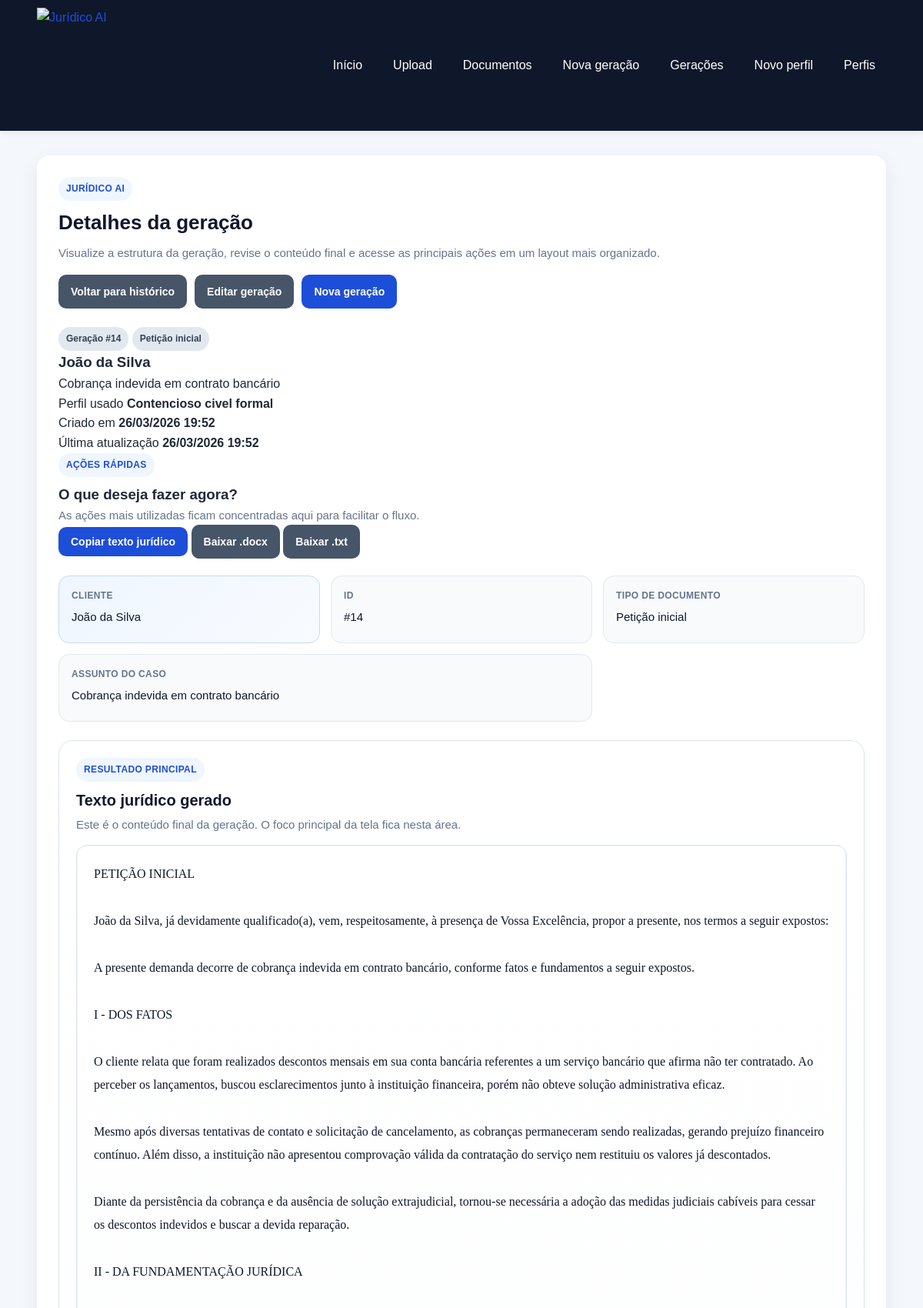
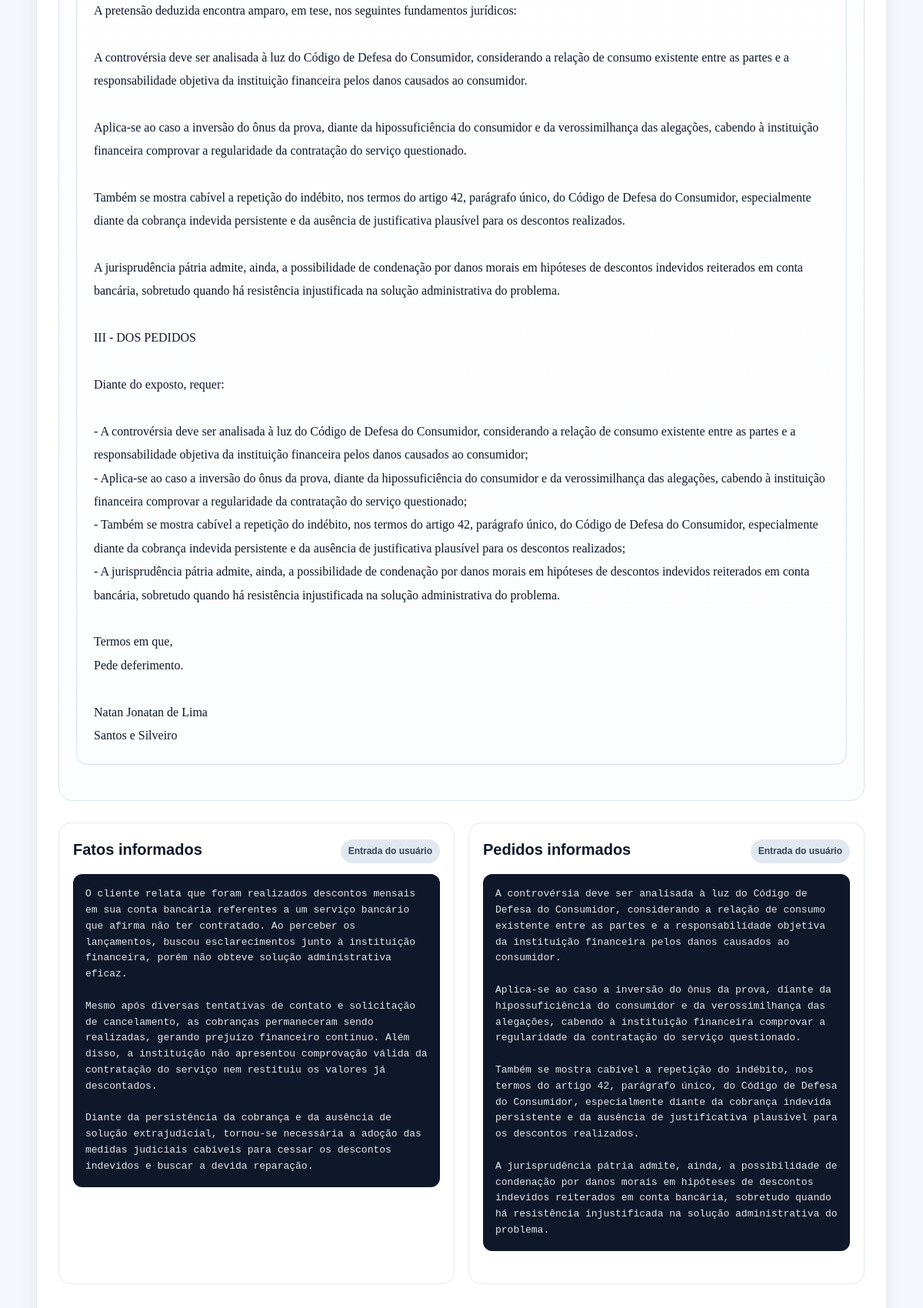
/generations/14 (upper part), run on the app's committed database (2 pictures, top to bottom).
### app/models/generation.py (models this page shows)
class Generation(Base):
    __tablename__ = "generations"
    id = Column(Integer, primary_key=True, index=True)
    client_name = Column(String(255), nullable=False)
    document_type = Column(String(255), nullable=False)
    case_subject = Column(String(255), nullable=False)
    facts = Column(Text, nullable=False)
    requests = Column(Text, nullable=False)
    legal_basis = Column(Text, nullable=True)
    context_used = Column(Text, nullable=False)
    generated_text = Column(Text, nullable=False)
    source_document_ids = Column(Text, nullable=True)
    writing_profile_id = Column(
        Integer,
        ForeignKey("writing_profiles.id"),
        nullable=True,
    )
    created_at = Column(
        DateTime,
        default=agora_brasil,
        nullable=False,
    )
    updated_at = Column(
        DateTime,
        default=agora_brasil,
        nullable=False,
    )
    writing_profile = relationship("WritingProfile")

### app/models/writing_profile.py (models this page shows)
class WritingProfile(Base):
    __tablename__ = "writing_profiles"
    id = Column(Integer, primary_key=True, index=True)
    profile_name = Column(String(150), nullable=False)
    lawyer_name = Column(String(150), nullable=True)
    office_name = Column(String(200), nullable=True)
    tone = Column(String(100), nullable=False, default="Formal")
    qualification_style = Column(
        Text,
        nullable=True,
        default="já qualificado(a) nos autos ou a ser devidamente qualificado(a)",
    )
    opening_phrase = Column(
        Text,
        nullable=True,
        default="vem, com o devido respeito, à presença de Vossa Excelência, apresentar a presente:",
    )
    closing_phrase = Column(
        Text,
        nullable=True,
        default="Termos em que,\nPede deferimento.",
    )
    request_intro = Column(
        Text,
        nullable=True,
        default="Diante do exposto, requer:",
    )
    legal_style_notes = Column(
        Text,
        nullable=True,
        default="Utilizar linguagem jurídica formal, objetiva e técnica.",
    )
    recurring_expressions = Column(
        Text,
        nullable=True,
        default="data venia; conforme entendimento jurisprudencial; nos termos da legislação aplicável",
    )
    is_active = Column(Boolean, default=False, nullable=False)
    created_at = Column(DateTime(timezone=True), server_default=func.now())

### app/routers/generations.py (the view)
@router.get("/{generation_id}")
def generation_detail(
    generation_id: int,
    request: Request,
    db: Session = Depends(get_db),
):
    geracao = buscar_geracao_por_id(db, generation_id)
    if not geracao:
        raise HTTPException(status_code=404, detail="Geração não encontrada.")
    document_ids = desserializar_ids_documentos(geracao.source_document_ids)
    documentos_base = listar_documentos_por_ids(db, document_ids) if document_ids else []
    return templates.TemplateResponse(
        "generation_detail.html",
        {
            "request": request,
            "title": "Detalhes da geração",
            "geracao": geracao,
            "documentos_base": documentos_base,
            "sucesso": request.query_params.get("sucesso"),
            "erro": request.query_params.get("erro"),
        },
    )

### app/templates/generation_detail.html (shortened to what this page needs)
{% extends "base.html" %}
{% block content %}
<section class="card card-detalhes-geracao detalhe-geracao-profissional">
    <div class="cabecalho-pagina cabecalho-geracao cabecalho-geracao-profissional">
        <div class="cabecalho-geracao-textos">
            <p class="etiqueta-secao">Jurídico AI</p>
            <h2>Detalhes da geração</h2>
            <p class="texto-suave">
                Visualize a estrutura da geração, revise o conteúdo final e acesse as principais ações em um layout mais organizado.
            </p>
        </div>
        <div class="acoes-topo">
            <a class="botao botao-secundario" href="/generations">Voltar para histórico</a>
            <a class="botao botao-secundario" href="/generations/{{ geracao.id }}/edit">Editar geração</a>
            <a class="botao" href="/generations/create">Nova geração</a>
        </div>
    </div>
    <section class="detalhe-geracao-hero">
        <div class="detalhe-geracao-identidade">
            <div class="detalhe-geracao-identidade-topo">
                <span class="badge badge-neutro">Geração #{{ geracao.id }}</span>
                <span class="badge badge-neutro">{{ geracao.document_type }}</span>
            </div>
            <h3>{{ geracao.client_name }}</h3>
            <p class="detalhe-geracao-assunto">
                {{ geracao.case_subject }}
            </p>
            <div class="detalhe-geracao-meta-lista">
                <div class="detalhe-geracao-meta-item">
                    <span class="detalhe-geracao-meta-label">Perfil usado</span>
                    <strong>
                        {{ geracao.writing_profile.profile_name if geracao.writing_profile else "Sem perfil" }}
                    </strong>
                </div>
                <div class="detalhe-geracao-meta-item">
                    <span class="detalhe-geracao-meta-label">Criado em</span>
                    <strong>
                        {{ geracao.created_at.strftime("%d/%m/%Y %H:%M") if geracao.created_at else "-" }}
                    </strong>
                </div>
                <div class="detalhe-geracao-meta-item">
                    <span class="detalhe-geracao-meta-label">Última atualização</span>
                    <strong>
                        {{ geracao.updated_at.strftime("%d/%m/%Y %H:%M") if geracao.updated_at else "-" }}
                    </strong>
                </div>
            </div>
        </div>
        <aside class="detalhe-geracao-acoes">
            <div class="detalhe-geracao-acoes-topo">
                <p class="etiqueta-secao">Ações rápidas</p>
                <h3>O que deseja fazer agora?</h3>
                <p class="texto-suave">
                    As ações mais utilizadas ficam concentradas aqui para facilitar o fluxo.
                </p>
            </div>
            <div class="detalhe-geracao-acoes-botoes">
                <button
                    type="button"
                    class="botao"
                    id="botao-copiar-texto"
                    onclick="copiarTextoJuridico()"
                >
                    Copiar texto jurídico
                </button>
                <a
                    class="botao botao-secundario"
                    href="/generations/{{ geracao.id }}/download-docx"
                >
                    Baixar .docx
                </a>
                <a
                    class="botao botao-secundario"
                    href="/generations/{{ geracao.id }}/download-txt"
                >
                    Baixar .txt
                </a>
            </div>
        </aside>
    </section>
    <div class="painel-resumo-geracao painel-resumo-geracao-profissional">
        <div class="info-box destaque-principal">
            <span class="info-label">Cliente</span>
            <span class="info-value">{{ geracao.client_name }}</span>
        </div>
        <div class="info-box">
            <span class="info-label">ID</span>
            <span class="info-value">#{{ geracao.id }}</span>
        </div>
        <div class="info-box">
            <span class="info-label">Tipo de documento</span>
            <span class="info-value">{{ geracao.document_type }}</span>
        </div>
        <div class="info-box info-box-largo">
            <span class="info-label">Assunto do caso</span>
            <span class="info-value">{{ geracao.case_subject }}</span>
        </div>
    </div>
    <section class="bloco-resultado-principal bloco-destaque-texto bloco-destaque-texto-profissional">
        <div class="cabecalho-resultado cabecalho-resultado-profissional">
            <div>
                <p class="etiqueta-secao">Resultado principal</p>
                <h3>Texto jurídico gerado</h3>
                <p class="texto-suave">
                    Este é o conteúdo final da geração. O foco principal da tela fica nesta área.
                </p>
            </div>
        </div>
        <div class="resultado-texto resultado-texto-claro resultado-texto-juridico">
            <pre id="texto-juridico">{{ geracao.generated_text }}</pre>
        </div>
    </section>
    <div class="grid-conteudo-auxiliar grid-conteudo-auxiliar-profissional">
        <section class="bloco-informativo">
            <div class="bloco-informativo-topo">
                <h3>Fatos informados</h3>
                <span class="badge badge-neutro">Entrada do usuário</span>
            </div>
            <div class="resultado-texto">
                <pre>{{ geracao.facts }}</pre>
            </div>
        </section>
        <section class="bloco-informativo">
            <div class="bloco-informativo-topo">
                <h3>Pedidos informados</h3>
                <span class="badge badge-neutro">Entrada do usuário</span>
            </div>
            <div class="resultado-texto">
                <pre>{{ geracao.requests }}</pre>
            </div>
        </section>
    </div>
</section>
{% endblock %}

### app/static/css/style.css (style rules this page uses)
* { margin: 0; padding: 0; box-sizing: border-box; }
body { font-family: Arial, Helvetica, sans-serif; background: #f4f7fb; color: #1f2937; line-height: 1.6; }
a { color: #1d4ed8; text-decoration: none; }
.card { background: #ffffff; border-radius: 16px; padding: 24px; box-shadow: 0 8px 24px rgba(15, 23, 42, 0.08); margin-bottom: 24px; }
.card-detalhes-geracao { padding: 28px; }
.cabecalho-pagina { display: flex; justify-content: space-between; align-items: flex-start; gap: 16px; flex-wrap: wrap; margin-bottom: 20px; }
.cabecalho-pagina h2 { font-size: 26px; color: #0f172a; margin-bottom: 6px; }
.cabecalho-geracao { margin-bottom: 24px; }
.etiqueta-secao { display: inline-block; margin-bottom: 8px; padding: 6px 10px; border-radius: 999px; background: #eff6ff; color: #1d4ed8; font-size: 12px; font-weight: 700; letter-spacing: 0.03em; text-transform: uppercase; }
.texto-suave { color: #64748b; font-size: 15px; }
.acoes-topo { display: flex; gap: 10px; flex-wrap: wrap; }
.botao, button.botao { display: inline-flex; align-items: center; justify-content: center; background: #1d4ed8; color: #ffffff; border: none; border-radius: 10px; padding: 11px 16px; font-size: 14px; font-weight: bold; cursor: pointer; transition: background 0.2s ease, transform 0.2s ease, opacity 0.2s ease; }
.botao-secundario { background: #475569; }
.grid-detalhes, .painel-resumo-geracao { display: grid; grid-template-columns: repeat(auto-fit, minmax(210px, 1fr)); gap: 14px; margin-bottom: 24px; }
.info-box { background: #f8fafc; border: 1px solid #e2e8f0; border-radius: 14px; padding: 16px; display: flex; flex-direction: column; gap: 6px; min-height: 88px; }
.info-box-largo { grid-column: span 2; }
.destaque-principal { background: linear-gradient(135deg, #eff6ff, #f8fbff); border: 1px solid #bfdbfe; }
.info-label { font-size: 12px; color: #64748b; text-transform: uppercase; font-weight: bold; letter-spacing: 0.03em; }
.info-value { font-size: 15px; color: #0f172a; word-break: break-word; }
.bloco-resultado-principal { margin-bottom: 28px; }
.bloco-destaque-texto { border: 1px solid #dbe4f0; border-radius: 18px; padding: 22px; background: linear-gradient(180deg, #ffffff 0%, #fbfdff 100%); }
.cabecalho-resultado { display: flex; justify-content: space-between; align-items: flex-start; gap: 16px; flex-wrap: wrap; margin-bottom: 14px; }
.cabecalho-resultado h3, .bloco-informativo h3 { font-size: 20px; color: #0f172a; margin-bottom: 4px; }
.resultado-texto { background: #0f172a; color: #e2e8f0; border-radius: 12px; padding: 16px; overflow-x: auto; margin-top: 12px; margin-bottom: 24px; }
.resultado-texto pre { white-space: pre-wrap; word-break: break-word; font-family: Consolas, Monaco, monospace; font-size: 13px; line-height: 1.6; }
.resultado-texto-claro { background: #ffffff; color: #0f172a; border: 1px solid #dbe4f0; box-shadow: inset 0 0 0 1px #f1f5f9; }
.resultado-texto-claro pre { font-family: "Times New Roman", Georgia, serif; font-size: 16px; line-height: 1.9; }
.resultado-texto-juridico { padding: 22px; border-radius: 14px; background-image: linear-gradient(to bottom, #ffffff 0%, #fcfdff 100%); }
.grid-conteudo-auxiliar { display: grid; grid-template-columns: repeat(2, minmax(0, 1fr)); gap: 18px; margin-bottom: 10px; }
.bloco-informativo { background: #ffffff; border: 1px solid #e2e8f0; border-radius: 16px; padding: 18px; margin-bottom: 22px; }
.bloco-informativo-topo { display: flex; justify-content: space-between; align-items: center; gap: 12px; flex-wrap: wrap; margin-bottom: 8px; }
.badge { display: inline-flex; align-items: center; justify-content: center; padding: 6px 10px; border-radius: 999px; font-size: 12px; font-weight: bold; }
.badge-neutro { background: #e2e8f0; color: #334155; }

### data on the page
Generation: id "14", document_type "Petição inicial", client_name "João da Silva", case_subject "Cobrança indevida em contrato bancário", created_at "26/03/2026 19:52", updated_at "26/03/2026 19:52", generated_text "PETIÇÃO INICIAL João da Silva, já devidamente qualificado(a), vem, respeitosamente, à presença de Vossa Excelência, propor a presente, nos termos a seguir expostos: A presente demanda decorre de cobrança indevida em contrato bancário, conforme fatos e fundamentos a seguir expostos. I - DOS FATOS O cliente relata que foram realizados descontos mensais em sua conta bancária referentes a um serviço bancário que afirma não ter contratado. Ao perceber os lançamentos, buscou esclarecimentos junto à instituição financeira, porém não obteve solução administrativa eficaz. Mesmo após diversas tentativas de contato e solicitação de cancelamento, as cobranças permaneceram sendo realizadas, gerando…", facts "O cliente relata que foram realizados descontos mensais em sua conta bancária referentes a um serviço bancário que afirma não ter contratado. Ao perceber os lançamentos, buscou esclarecimentos junto à instituição financeira, porém não obteve solução administrativa eficaz. Mesmo após diversas tentativas de contato e solicitação de cancelamento, as cobranças permaneceram sendo realizadas, gerando prejuízo financeiro contínuo. Além disso, a instituição não apresentou comprovação válida da contratação do serviço nem restituiu os valores já descontados. Diante da persistência da cobrança e da ausência de solução extrajudicial, tornou-se necessária a adoção das medidas judiciais cabíveis para…", requests "A controvérsia deve ser analisada à luz do Código de Defesa do Consumidor, considerando a relação de consumo existente entre as partes e a responsabilidade objetiva da instituição financeira pelos danos causados ao consumidor. Aplica-se ao caso a inversão do ônus da prova, diante da hipossuficiência do consumidor e da verossimilhança das alegações, cabendo à instituição financeira comprovar a regularidade da contratação do serviço questionado. Também se mostra cabível a repetição do indébito, nos termos do artigo 42, parágrafo único, do Código de Defesa do Consumidor, especialmente diante da cobrança indevida persistente e da ausência de justificativa plausível para os descontos realizados.…"
WritingProfile: writing_profile "Contencioso civel formal"
